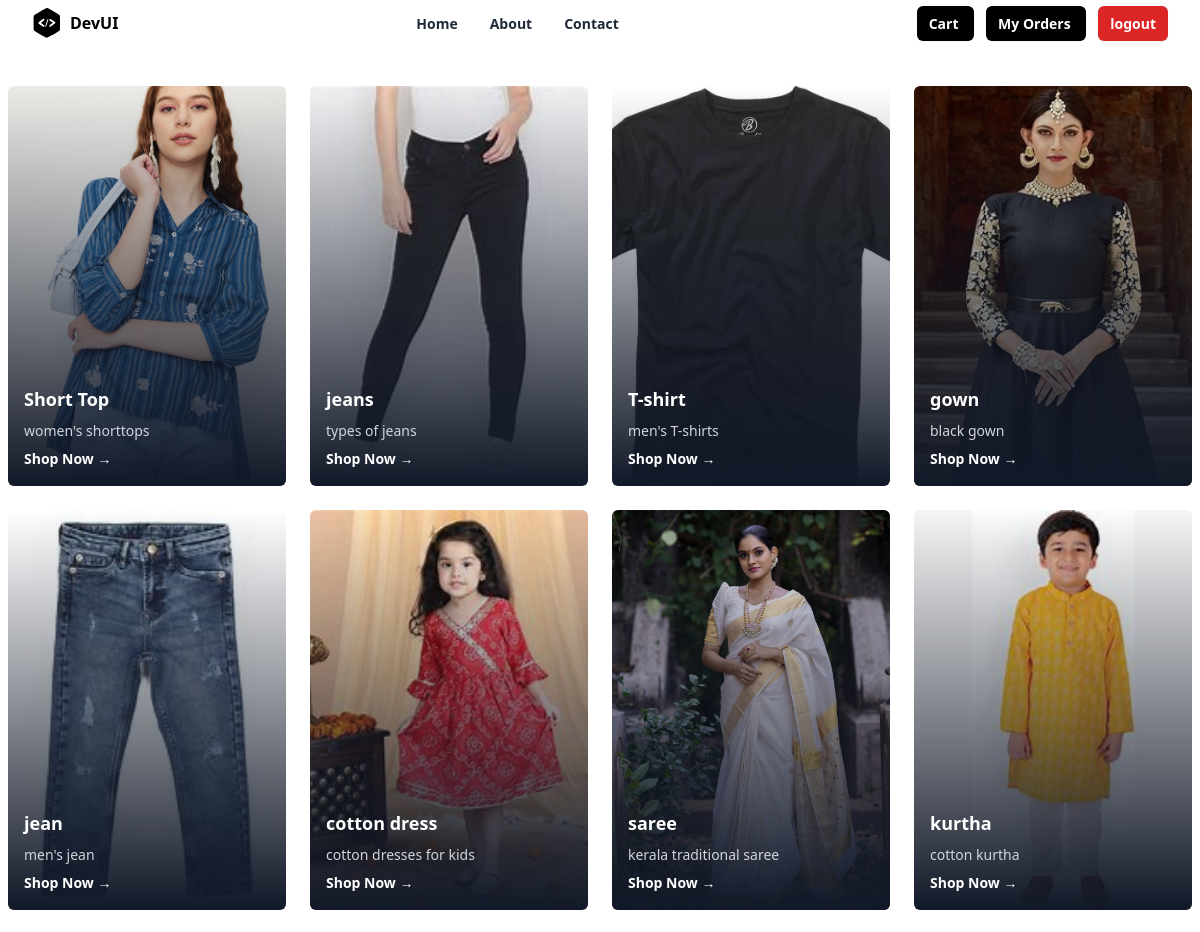
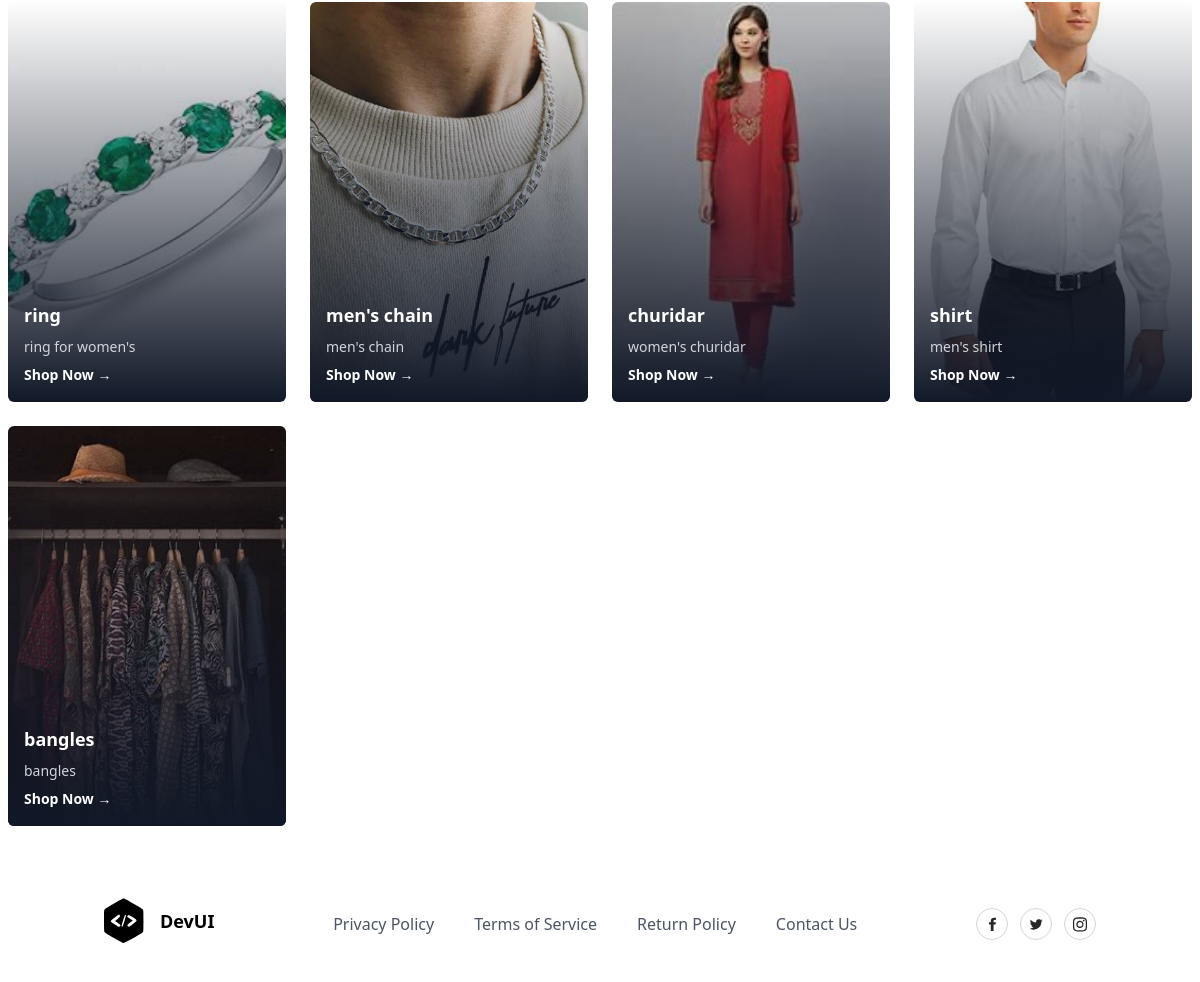
The app's page /index/ with its own data (2 pictures, top to bottom).
### store/models.py (models this page shows, shortened)
class Product(models.Model):
    title = models.CharField(max_length=200)
    description = models.TextField(null=True, blank=True)
    size_object = models.ManyToManyField(Size)
    category_object = models.ForeignKey(Category, on_delete=models.CASCADE)
    brand_object = models.ForeignKey(Brand, on_delete=models.CASCADE)
    image = models.ImageField(upload_to='product_images', null=True, blank=True, default='product_images/default.jpg')
    price = models.PositiveIntegerField()
    tag_object=models.ManyToManyField(Tag)
    created_date = models.DateTimeField(auto_now_add=True)
    updated_date = models.DateTimeField(auto_now=True)
    is_active = models.BooleanField(default=True)

### store/views.py (the view)
# urls.py: path('index/',views.IndexView.as_view(),name="index"),
class IndexView(View):
    def get(self,request,*args,**kwargs):
        qs=Product.objects.all()
        return render(request,"index.html",{"data":qs})

### store/templates/index.html
{%extends 'base.html'%}
{%block main_block%}
<div class="conatiner">
    <div class="mx-auto grid w-full max-w-7xl items-center space-y-4 px-2 py-10 md:grid-cols-2 md:gap-6 md:space-y-0 lg:grid-cols-4">
        {%for p in data%}
        <div class="relative aspect-[16/9]  w-auto rounded-md md:aspect-auto md:h-[400px]">
            <img
              src="{{p.image.url}}"
              alt="AirMax Pro"
              class="z-0 h-full w-full rounded-md object-cover"
            />
            <div class="absolute inset-0 rounded-md bg-gradient-to-t from-gray-900 to-transparent"></div>
            <div class="absolute bottom-4 left-4 text-left">
              <h1 class="text-lg font-semibold text-white">{{p.title}}</h1>
              <p class="mt-2 text-sm text-gray-300">
                {{p.description}}
              </p>
              <a href="{%url 'product-detail' p.id%}" class="mt-2 inline-flex cursor-pointer items-center text-sm font-semibold text-white">
                Shop Now →
              </a>
            </div>
          </div>
        {%endfor%}
      </div>
</div>
{%endblock%}

### store/templates/base.html (shortened to what this page needs)
<!DOCTYPE html>
<html lang="en">
<head>
    <script src="https://cdn.tailwindcss.com"></script>
</head>
<body>
    <div class="relative w-full bg-white">
        <div class="mx-auto flex max-w-7xl items-center justify-between px-4 py-2 sm:px-6 lg:px-8">
          <div class="inline-flex items-center space-x-2">
            <span>
            </span>
            <span class="font-bold">DevUI</span>
          </div>
          <div class="hidden lg:block">
            <ul class="inline-flex space-x-8">
              <li>
                <a
                  href="#"
                  class="text-sm font-semibold text-gray-800 hover:text-gray-900"
                >
                  Home
                </a>
              </li>
              <li>
                <a
                  href="#"
                  class="text-sm font-semibold text-gray-800 hover:text-gray-900"
                >
                  About
                </a>
              </li>
              <li>
                <a
                  href="#"
                  class="text-sm font-semibold text-gray-800 hover:text-gray-900"
                >
                  Contact
                </a>
              </li>
            </ul>
          </div>
          <div class="hidden lg:block">
            <a
             href="{%url 'cart-summary'%}"
              class="rounded-md bg-black px-3 py-2 text-sm font-semibold text-white shadow-sm hover:bg-black/80 focus-visible:outline focus-visible:outline-2 focus-visible:outline-offset-2 focus-visible:outline-black"
            >
              Cart
          </a>
          <a
          href="{%url 'order-summary'%}"
           class="rounded-md bg-black ms-3 px-3 py-2 text-sm font-semibold text-white shadow-sm hover:bg-black/80 focus-visible:outline focus-visible:outline-2 focus-visible:outline-offset-2 focus-visible:outline-black"
         >
           My Orders
       </a>
          <a
             href="{%url 'signout'%}"
              class="rounded-md bg-red-600 ms-3 px-3 py-2 text-sm font-semibold text-white shadow-sm hover:bg-red-600/80 focus-visible:outline focus-visible:outline-2 focus-visible:outline-offset-2 focus-visible:outline-black"
            >
              logout
          </a>
          </div>
        </div>
      </div>
    {%block main_block%}
    {%endblock%}
    <section class="relative overflow-hidden bg-white py-8">
        <div class="container relative z-10 mx-auto px-4">
          <div class="-m-8 flex flex-wrap items-center justify-between">
            <div class="w-auto p-8">
              <a href="#">
                <div class="inline-flex items-center">
                  <span class="ml-4 text-lg font-bold">DevUI</span>
                </div>
              </a>
            </div>
            <div class="w-auto p-8">
              <ul class="-m-5 flex flex-wrap items-center">
                <li class="p-5">
                  <a class="font-medium text-gray-600 hover:text-gray-700" href="#">
                    Privacy Policy
                  </a>
                </li>
                <li class="p-5">
                  <a class="font-medium text-gray-600 hover:text-gray-700" href="#">
                    Terms of Service
                  </a>
                </li>
                <li class="p-5">
                  <a class="font-medium text-gray-600 hover:text-gray-700" href="#">
                    Return Policy
                  </a>
                </li>
                <li class="p-5">
                  <a class="font-medium text-gray-600 hover:text-gray-700" href="#">
                    Contact Us
                  </a>
                </li>
              </ul>
            </div>
            <div class="w-auto p-8">
              <div class="-m-1.5 flex flex-wrap">
                <div class="w-auto p-1.5">
                  <a href="#">
                    <div class="flex h-8 w-8 items-center justify-center rounded-full border border-gray-300 hover:border-gray-400">
                    </div>
                  </a>
                </div>
                <div class="w-auto p-1.5">
                  <a href="#">
                    <div class="flex h-8 w-8 items-center justify-center rounded-full border border-gray-300 hover:border-gray-400">
                    </div>
                  </a>
                </div>
                <div class="w-auto p-1.5">
                  <a href="#">
                    <div class="flex h-8 w-8 items-center justify-center rounded-full border border-gray-300 hover:border-gray-400">
                    </div>
                  </a>
                </div>
              </div>
            </div>
          </div>
        </div>
      </section>
</body>
</html>

### records on screen
Product: image (picture), title "Short Top", description "women's shorttops"
Product: image (picture), title "jeans", description "types of jeans"
Product: image (picture), title "T-shirt", description "men's T-shirts"
Product: image (picture), title "gown", description "black gown"
Product: image (picture), title "jean", description "men's jean"
Product: image (picture), title "cotton dress", description "cotton dresses for kids"
Product: image (picture), title "saree", description "kerala traditional saree"
Product: image (picture), title "kurtha", description "cotton kurtha"
Product: image (picture), title "ring", description "ring for women's"
Product: image (picture), title "men's chain", description "men's chain"
Product: image (picture), title "churidar", description "women's churidar"
Product: image (picture), title "shirt", description "men's shirt"
Product: image (placeholder picture), title "bangles", description "bangles"
